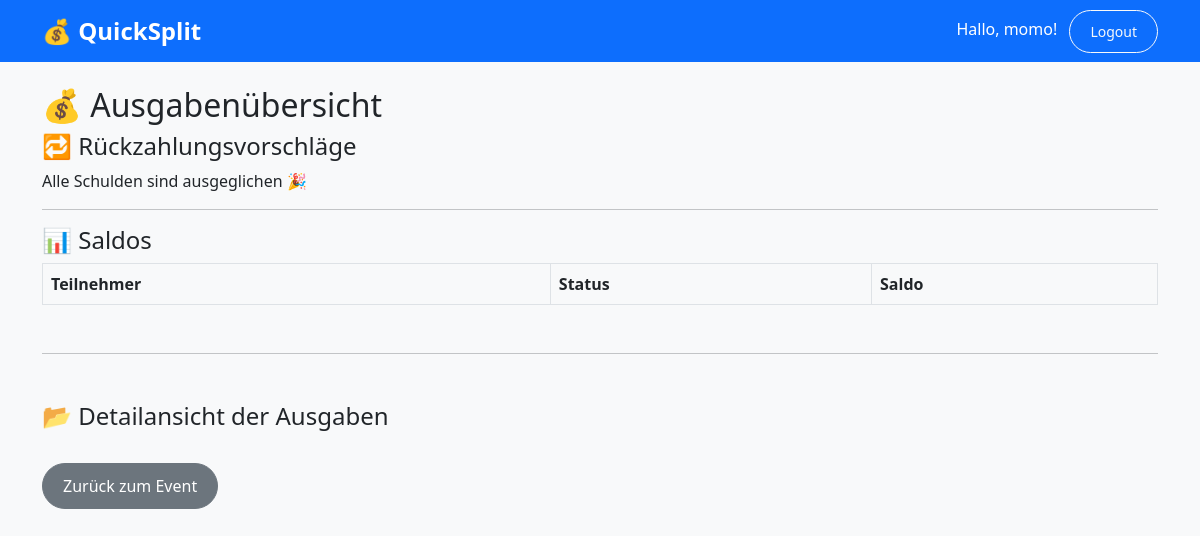
/expenses/4/summary (signed in), run on an earlier commit of the app's database.
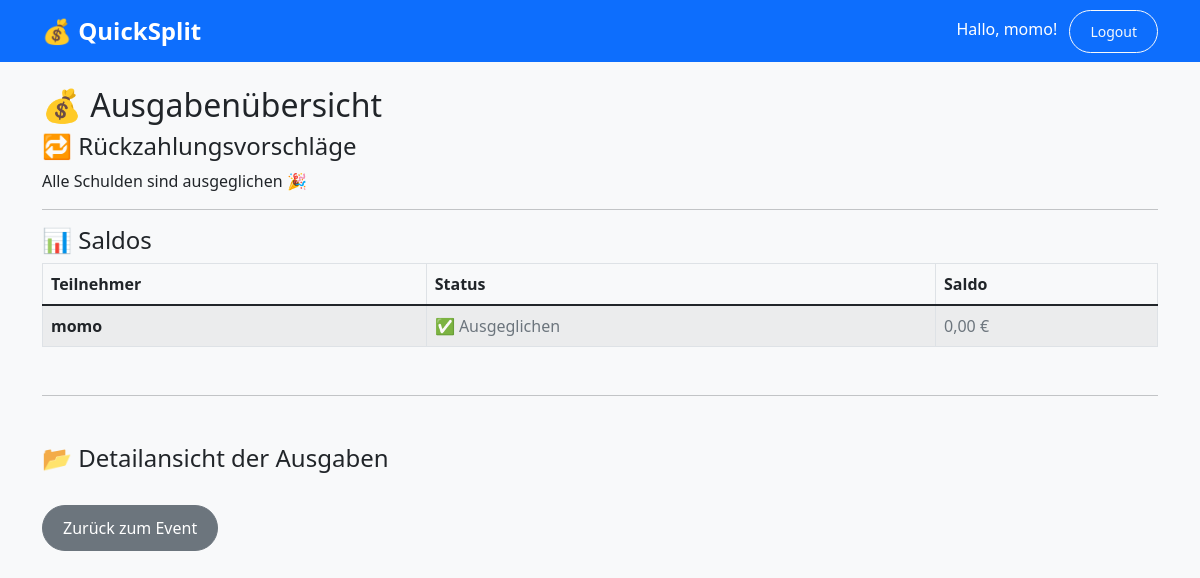
And on a later commit of the database.
### tables this page shows
CREATE TABLE participants (
        id INTEGER PRIMARY KEY AUTOINCREMENT,
        name TEXT NOT NULL,
        event_id INTEGER NOT NULL,
        FOREIGN KEY (event_id) REFERENCES events(id)
    );

### routes/expenses.py (the view, shortened to what this page needs)
@expenses_bp.route('/<int:event_id>/summary')
def summary(event_id):
    if 'user_id' not in session:
        return redirect(url_for('auth.login'))
    conn = get_db_connection()
    participants = conn.execute(
        'SELECT * FROM participants WHERE event_id = ?',
        (event_id,)
    ).fetchall()
    balances = {p['id']: 0.0 for p in participants}
    id_to_name = {p['id']: p['name'] for p in participants}
    rows = conn.execute('''
        SELECT e.id AS expense_id, e.payer_id, ep.user_id, ep.amount_owed
        FROM expenses e
        JOIN expense_participants ep ON e.id = ep.expense_id
        WHERE e.event_id = ? AND ep.paid = 0
    ''', (event_id,)).fetchall()
    for row in rows:
        balances[row['payer_id']] -= row['amount_owed']
        balances[row['user_id']] += row['amount_owed']
    debtors = sorted([(uid, amt) for uid, amt in balances.items() if amt > 0], key=lambda x: x[1])
    creditors = sorted([(uid, -amt) for uid, amt in balances.items() if amt < 0], key=lambda x: x[1])
    transactions = []
    i, j = 0, 0
    expense_rows = conn.execute('''
        SELECT e.id, e.title, e.amount, e.payer_id, p.name AS payer_name
        FROM expenses e
        JOIN participants p ON e.payer_id = p.id
        WHERE e.event_id = ?
    ''', (event_id,)).fetchall()
    all_expenses = []
    conn.close()
    return render_template(
        'events/summary.html',
        transactions=transactions,
        balances=balances,
        names=id_to_name,
        all_expenses=all_expenses,
        event_id=event_id
    )

### database.py (called while the page is built)
def get_db_connection():
    conn = sqlite3.connect(DATABASE)
    conn.row_factory = sqlite3.Row
    return conn

### templates/events/summary.html (shortened to what this page needs)
{% extends "base.html" %}
{% block content %}
<h2>💰 Ausgabenübersicht</h2>
<h4>🔁 Rückzahlungsvorschläge</h4>
{% if transactions %}
  <ul>
    {% for t in transactions %}
      <li><strong>{{ t.from }}</strong> → <strong>{{ t.to }}</strong>: {{ t.amount }} €</li>
    {% endfor %}
  </ul>
{% else %}
  <p>Alle Schulden sind ausgeglichen 🎉</p>
{% endif %}
<hr>
<h4>📊 Saldos</h4>
<table class="table table-bordered table-striped align-middle">
  <thead>
    <tr>
      <th>Teilnehmer</th>
      <th>Status</th>
      <th>Saldo</th>
    </tr>
  </thead>
  <tbody>
    {% for uid, saldo in balances.items() %}
    <tr>
      <td><strong>{{ names[uid] }}</strong></td>
      <td>
        {% if saldo > 0 %}
          <span class="text-success">💸 Forderung</span>
        {% elif saldo < 0 %}
          <span class="text-danger">💰 Schulden</span>
        {% else %}
          <span class="text-muted">✅ Ausgeglichen</span>
        {% endif %}
      </td>
      <td>
        {% if saldo > 0 %}
          <span class="text-success">+{{ saldo | round(2) }} €</span>
        {% elif saldo < 0 %}
          <span class="text-danger">{{ saldo | round(2) }} €</span>
        {% else %}
          <span class="text-muted">0,00 €</span>
        {% endif %}
      </td>
    </tr>
    {% endfor %}
  </tbody>
</table>
<hr class="my-5">
<h4>📂 Detailansicht der Ausgaben</h4>
<a href="{{ url_for('events.show_event', event_id=event_id) }}" class="btn btn-secondary mt-4">Zurück zum Event</a>
{% endblock %}

### templates/base.html (shortened to what this page needs)
<!DOCTYPE html>
<html lang="de">
<head>
    <link href="https://cdn.jsdelivr.net/npm/bootstrap@5.1.3/dist/css/bootstrap.min.css" rel="stylesheet">
    <link rel="stylesheet" href="{{ url_for('static', filename='style.css') }}">
</head>
<body>
        <nav class="navbar navbar-expand-lg navbar-dark bg-primary">
            <div class="container">
                <a class="navbar-brand" href="{{ url_for('index') }}">💰 QuickSplit</a>
                <div class="ms-auto">
                    {% if session.get('user_id') %}
                        <span class="navbar-text me-2 text-white">
                            Hallo, {{ session.get('user_name') }}!
                        </span>
                        <a href="{{ url_for('auth.logout') }}" class="btn btn-outline-light btn-sm">Logout</a>
                    {% endif %}
                </div>
            </div>
        </nav>
    <div class="container mt-4">
        {% block content %}{% endblock %}
    </div>
</body>
</html>

What changed in the data, as far as the page shows it:
added participants: get "momo", name "momo"
Also different on the page:
{{ session.get('user_name') }}: "momo" → (not shown)
new list line: "✅ Ausgeglichen 0,00 €"
